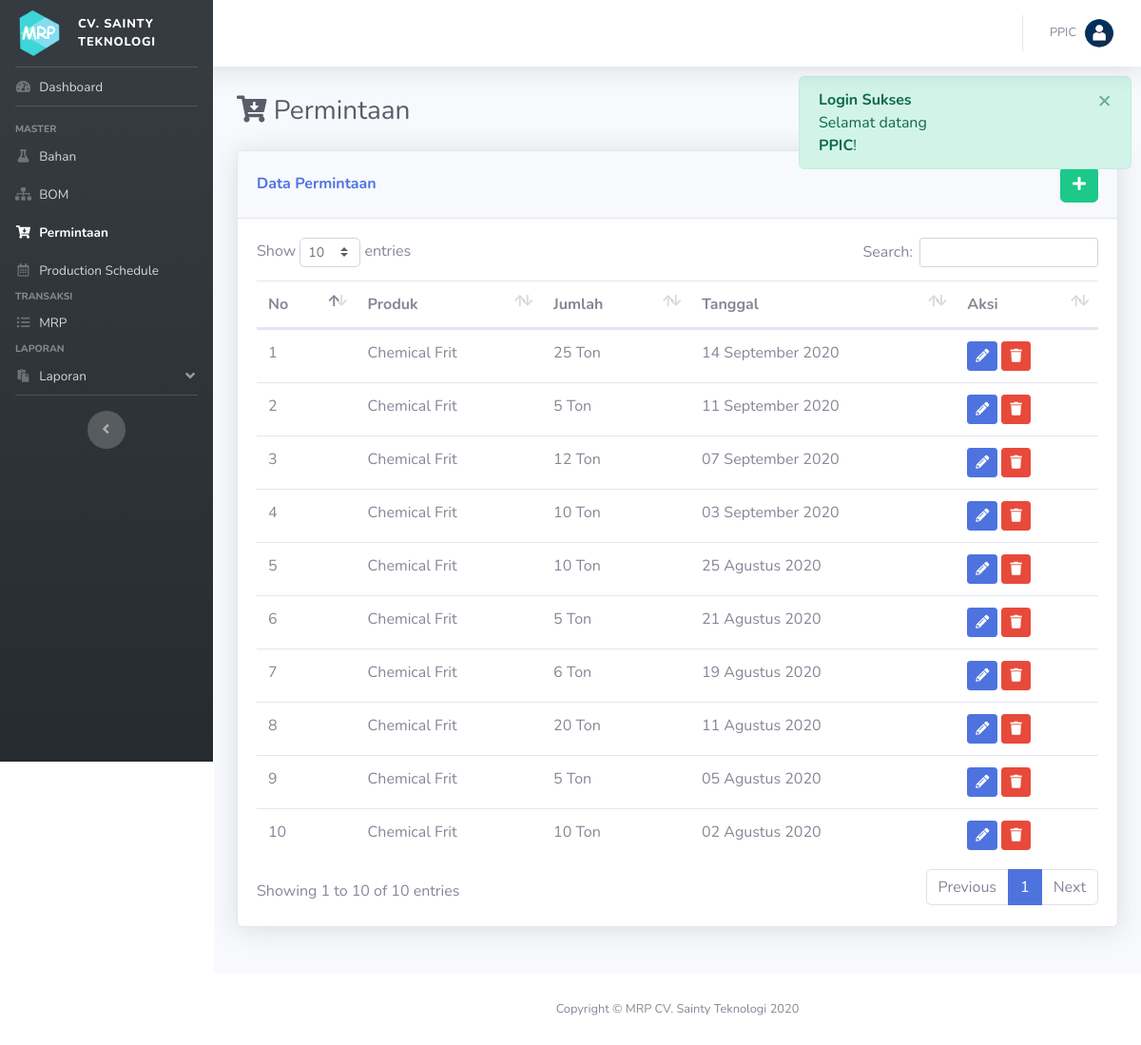
The app's page /index.php?p=permintaan (signed in), older data.
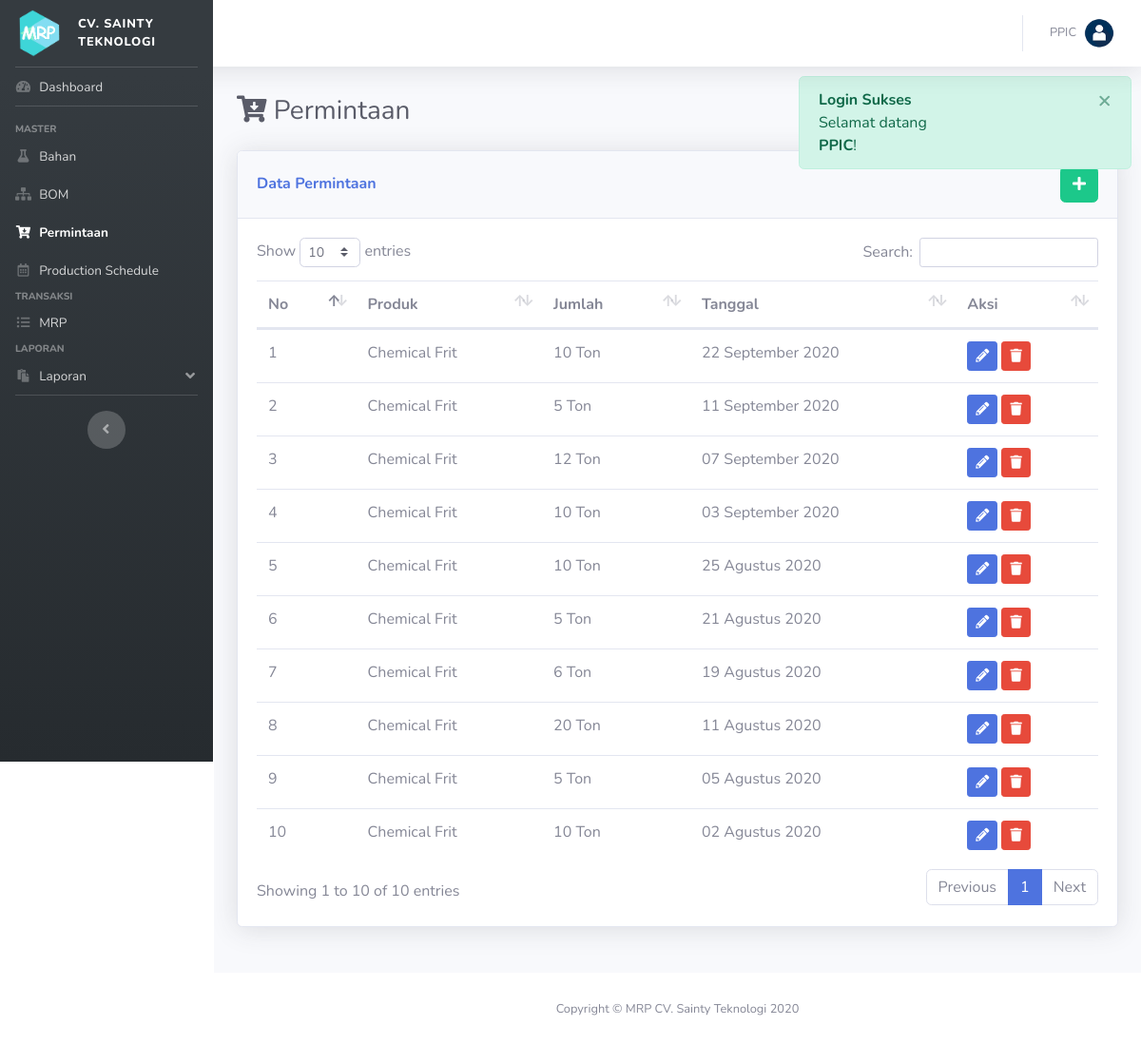
The same page, newer data.
### tables this page shows
CREATE TABLE IF NOT EXISTS `permintaan` (
  `id_permintaan` int(11) NOT NULL AUTO_INCREMENT,
  `id_bom` int(11) DEFAULT NULL,
  `jumlah` int(11) DEFAULT NULL,
  `tanggal` date DEFAULT NULL,
  PRIMARY KEY (`id_permintaan`) USING BTREE,
  KEY `id_bom` (`id_bom`),
  CONSTRAINT `FK_permintaan_bom` FOREIGN KEY (`id_bom`) REFERENCES `bom` (`id_bom`) ON DELETE CASCADE ON UPDATE CASCADE
);

CREATE TABLE IF NOT EXISTS `bom` (
  `id_bom` int(11) NOT NULL AUTO_INCREMENT,
  `nama_bom` varchar(200) DEFAULT NULL,
  `satuan` varchar(50) DEFAULT NULL,
  `jumlah` double DEFAULT NULL,
  `LT` int(11) DEFAULT NULL,
  PRIMARY KEY (`id_bom`) USING BTREE
);

### config/koneksi.php (called while the page is built, shortened)
<?php
	function get_bulan($bln=''){
		$bulan = ["",
					"January",
					"Februari",
					"Maret",
					"April",
					"Mei",
					"Juni",
					"Juli",
					"Agustus",
					"September",
					"Oktober",
					"November",
					"Desember",
				];
		unset($bulan[0]);
		if($bln!=''){
			return $bulan[$bln];
		}else{
			return $bulan;
		}
	}
?>

### pages/permintaan.php (the view, shortened to what this page needs)
<div class="d-sm-flex align-items-center justify-content-between mb-4">
    <h1 class="h3 mb-0 text-gray-800"> <i class="fa fa-cart-arrow-down"></i> Permintaan</h1>
</div>
<?php
	$ket = "Data";
?>
<div class="row">
	<div class="col mb-4">
		<div class="card shadow mb-4">
            <div class="card-header py-3 d-flex flex-row align-items-center justify-content-between">
                <h6 class="m-0 font-weight-bold text-primary"><?= ucfirst($ket); ?> Permintaan</h6>
                <?php
                if(!isset($_GET['ket'])){
                ?>
                <div class="dropdown no-arrow">
                    <a href="index.php?p=permintaan&ket=tambah" class="btn btn-success" data-toggle="tooltip" data-placement="top" title="Tambah Data"><i class="fa fa-plus"></i></a>
                </div>
            	<?php } ?>
            </div>
            <div class="card-body">
            <?php
            	if(!isset($form)):
            ?>
            	<table class="table dataTable">
            		<thead>
            			<tr>
            				<th>No</th>
            				<th>Produk</th>
            				<th>Jumlah</th>
            				<th>Tanggal</th>
            				<th>Aksi</th>
            			</tr>
            		</thead>
            		<tbody>
            		<?php
            			$i=0;
            			$sql = "SELECT a.*, b.nama_bom, b.satuan FROM permintaan a JOIN bom b ON a.id_bom = b.id_bom ORDER BY tanggal DESC";
            			$q = mysqli_query($con, $sql);
            			while($row = mysqli_fetch_array($q)):
                            $date = explode("-",$row['tanggal']);
                            $date = $date[2].' '.get_bulan((int)$date[1]).' '.$date[0];
            		?>
            			<tr>
            				<td><?= ++$i; ?></td>
                            <td><?= $row['nama_bom']; ?></td>
                            <td><?= $row['jumlah']." ".$row['satuan']; ?></td>
                            <td><?= $date; ?></td>
            				<td>
                                <a href="index.php?p=permintaan&ket=ubah&id=<?= $row['id_permintaan'] ?>" class="btn btn-sm btn-primary" data-toggle="tooltip" data-placement="top" title="Ubah Data"><i class="fa fa-pencil-alt"></i></a>
                                <button type="button" class="btn btn-sm btn-danger btn-hapus" data-id="<?= $row['id_permintaan'] ?>" data-toggle="tooltip" data-placement="top" title="Hapus">
                                    <i class="fa fa-trash"></i>
                                </button>
                            </td>
            			</tr>
            		<?php endwhile; ?>
            		</tbody>
            	</table>
            	<?php endif; ?>
            </div>
        </div>
    </div>
</div>

Row changes from the older to the newer data that the page shows:
changed permintaan: jumlah "25" → "10"; tanggal "14 September 2020" → "22 September 2020"
